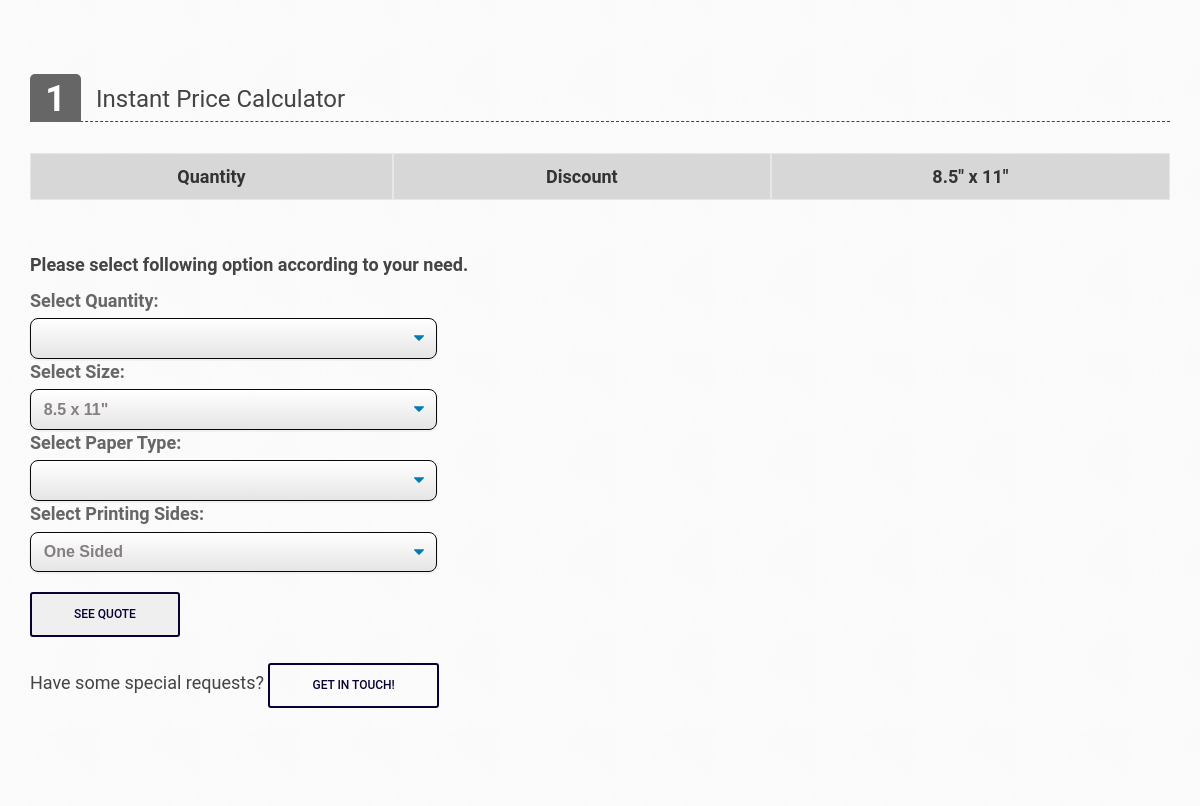
The page /business-stationary/letterhead-detail (middle part) on the database as committed earlier.
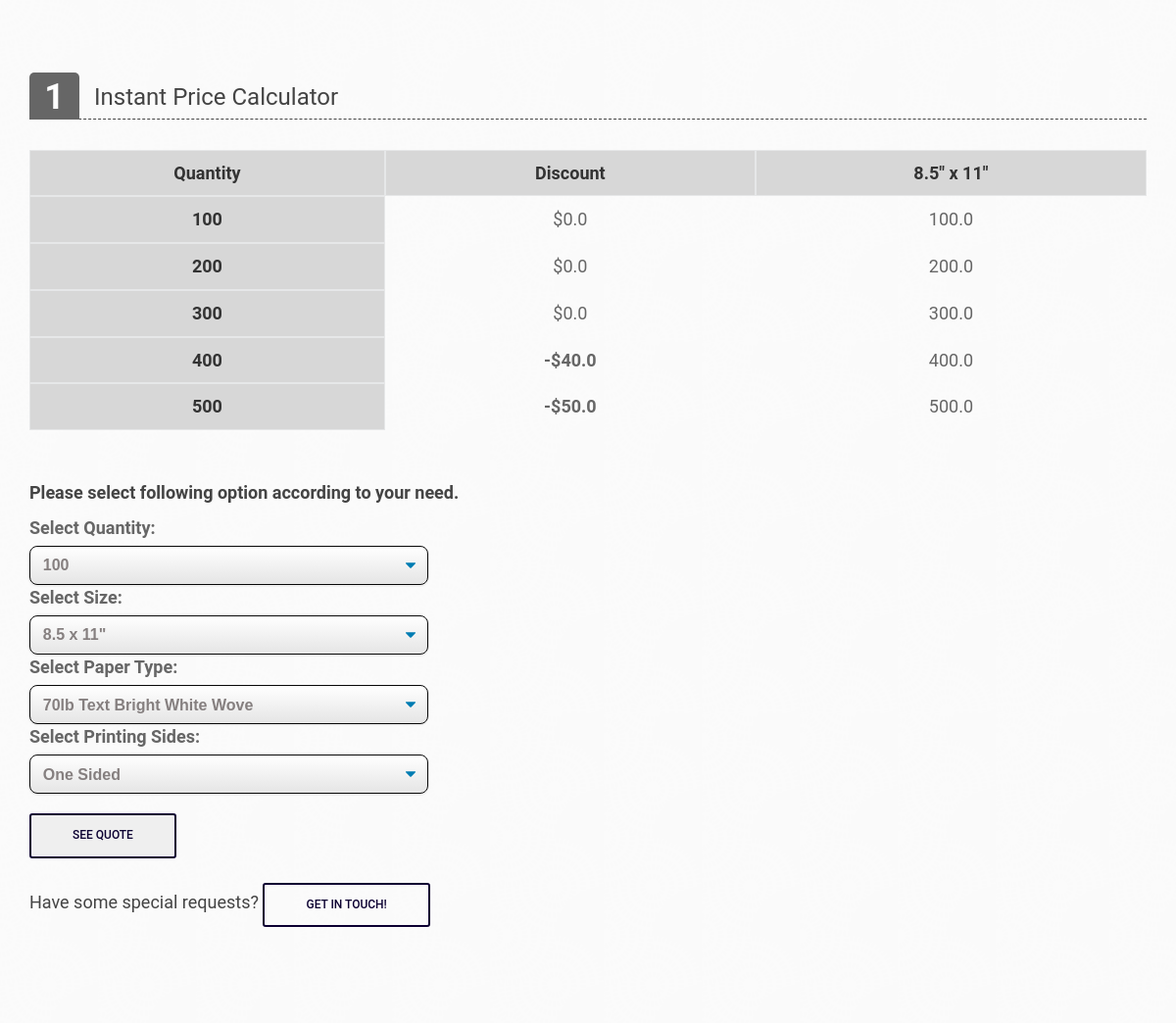
The same page on the database as committed later.
### Business_Stationary/models.py (models this page shows, shortened)
class LetterHeads(models.Model):
    Quantity = models.PositiveIntegerField(default=0, blank=False, editable=True)
    Eight_By_Five_By_Eleven = models.FloatField(default=0, blank=False, editable=True, validators=[MinValueValidator(0.0)], verbose_name = '8.5" x 11"')
    Discount = models.FloatField(default=0, blank=False, editable=True, validators=[MinValueValidator(0.0)], verbose_name = 'Discount')
    Template = models.FileField(upload_to='static/Business_Stationary_Templates', max_length=256, blank=True)
    class Meta:
        verbose_name = "2 - LetterHead"

### Business_Stationary/views.py (the view)
# urls.py: path('letterhead-detail', Letterhead_detail, name='letterhead-detail'),
def Letterhead_detail(request):
    product = bs_products.objects.get(id=2)
    table = LetterHeads.objects.all()
    b_object = b_products.objects.all()
    bc_object = bc_products.objects.all()
    bs_object = bs_products.objects.all()
    lf_object = lf_products.objects.all()
    mp_object = mp_products.objects.all()
    urls_bc_aside = ["/business-cards/business-card-detail" , "/business-cards/edge-painted-detail", "/business-cards/foil-business-card-detail","/business-cards/raised-spot-uv-business-card-detail", "/business-cards/pantone-business-cards-detail", "/business-cards/plastic-business-cards-detail", "/business-cards/raised-ink-business-cards-detail"]
    urls_bs_aside =  ["envelopes-detail", "letterhead-detail", "notepad-detail"]
    urls_lf_aside = ["/large-format/floor-stickers-detail", "/large-format/foamcore-poster-detail", "/large-format/poster-printing-detail", "/large-format/retractable-banners-detail", "/large-format/table-cover-detail"]
    urls_mp_aside = ["/marketing-products/calenders-detail", "/marketing-products/brouchers-flyers-detail" , "/marketing-products/postcards-detail", "/marketing-products/hangtags-detail", "/marketing-products/labels-and-stickers-detail" , "/marketing-products/ncr-forms-detail" , "/marketing-products/presentation-folder-detail", "custom-holiday-cards-detail"]
    b_urls = ["/boxes/pillow-boxes-detail", "/boxes/gable-boxes-detail" ,"/boxes/window-boxes-detail", "/boxes/mailer-boxes-detail" , "/boxes/kraft-boxes-detail", "/boxes/cosmetics-boxes-detail" ,"/boxes/sleeve-boxes-detail", "/boxes/display-boxes-detail", "/boxes/beverage-boxes-detail", "/boxes/candle-boxes-detail", "/boxes/auto-parts-boxes-detail", "/boxes/pizza-boxes-detail"]
    b_aside = zip(b_urls,b_object)
    mp_aside = zip(urls_mp_aside, mp_object)
    bs_aside = zip(urls_bs_aside, bs_object)
    bc_aside = zip(urls_bc_aside,bc_object)
    lf_aside = zip(urls_lf_aside, lf_object)
    menu = LetterHeads.objects.all()
    menu1 = Extra_features.objects.all()
    if request.POST:
        var = request.POST
        quantity = var['quantity']
        size = var['size']
        paper_type = var['paper_type']
        sides = var['sides']
        size_quantity_query = LetterHeads.objects.filter(Quantity=quantity).values('Eight_By_Five_By_Eleven')
        paper_price_query = Extra_features.objects.filter(paper_type=paper_type).values('paper_type_price')
        discount_query = LetterHeads.objects.filter(Quantity=quantity).values('Discount')
        print(paper_price_query)
        if sides == 'two_sided':
            sides_query = Extra_features.objects.filter(paper_type=paper_type).values('second_side_price')
            for u in sides_query:
                price_side = u['second_side_price']
                break
        else:
            price_side = 0
        for i in paper_price_query:
            price_paper = i['paper_type_price']
            print(price_paper)
        for o in size_quantity_query:
            price_size_quantity = o['Eight_By_Five_By_Eleven']
        for y in discount_query:
            price_discount = y['Discount']
        total_price = ((float(price_paper) * float(quantity)) + (float(price_side) * float(quantity)) + price_size_quantity) - price_discount
        extra_f_dict = {"Size": size,
                        "paper_type": paper_type,
                        "sides": sides}
        request.session['invoice'] = total_price
        request.session['label'] = product.Label
        request.session['discount'] = price_discount
        request.session['id'] = 2
        request.session['cat'] = 'bs_products'
        request.session['extra_f'] = extra_f_dict
        request.session['quantity'] = quantity
        print('Form Submitted')
    else:
        total_price = 0
        request.session['invoice'] = 0
        request.session['label'] = ' '
        request.session['discount'] = 0
        request.session['id'] = 1
        request.session['quantity'] = 0
        request.session['cat'] = 'bc_products'
        print('Form not submitted')
    context = {
        'total_price' : total_price,
        "menu": menu,
        "menu1": menu1,
        "table" : table,
        "bc_product" : bc_object,
        "bs_product" : bs_object,
        "lf_product" : lf_object,
        "mp_product" : mp_object,
        "label" : product.Label,
        "Description": product.Description,
        "image1" : product.image1,
        "image2" : product.image2,
        "image3" : product.image3,
        "bc_aside"   : bc_aside,
        "bs_aside" : bs_aside,
        "lf_aside": lf_aside,
        "b_aside": b_aside,
        "mp_aside": mp_aside,
    }
    if request.POST:
        return redirect('checkout')
    return render( request, "Business_Stationary/letterhead.html", context )

### Business_Stationary/templates/Business_Stationary/letterhead.html (shortened to what the changed rows need)
{% extends 'base.html' %}
{% load static %}
{% block content %}
<main class="main" id="product-detail">
    <section class="add-to-cart-w">
        <div class="container">
            <div class="row">
                <div class="col-md-12 col-sm-12 product-options">
                    <div class="row">
                        <div class="option-grib-w col-md-12">
                            <div class="scroll-pane horizontal-only">
                                <table>
                                    <tr class="strikeout">
                                        <th>Quantity</th>
                                        <th>Discount</th>
                                        <th rowspan="1"> 8.5" x 11"</th>
                                    </tr>
                                    {% for table in table %}
                                    <tr>
                                        <th>{{ table.Quantity }} </th>
                                        <td>
                                            {% if table.Discount %}
                                            <strong> -${{ table.Discount }} </strong>
                                            {% else %}
                                            ${{ table.Discount }}
                                           {% endif %}
                                        </td>
                                        <td>
                                            {{ table.Eight_By_Five_By_Eleven }}
                                        </td>
                                    </tr>
                                    {% endfor %}
                                </table>
                            </div>
                        </div>
                    </div>
                    <br>
                    <br>
                    <form method="POST" id="product-detail-form">
                        <div class="options-list-w">
                            <div class="row">
                                <div class="block-options col-md-4 col-sm-5">
                                    <div class="options-col">
                                        <label for="cars">Select Quantity:</label>
                                        <select class="select-css" name="quantity">
                                            {% for menu in menu %}
                                            <option value="{{ menu.Quantity }}">{{ menu.Quantity }}</option>
                                            {% endfor %}
                                        </select>
                                    </div>
                                </div>
                            </div>
                            <div class="row">
                                <div class="block-options col-md-4 col-sm-5">
                                    <div class="options-col">
                                        <label for="cars">Select Paper Type:</label>
                                        <select class="select-css" name="paper_type">
                                            {% for menu1 in menu1 %}
                                            {% if menu1.paper_type %}
                                            <option value="{{  menu1.paper_type }}">{{ menu1.paper_type }}</option>
                                            {% endif %}
                                            {% endfor %}
                                        </select>
                                    </div>
                                </div>
                            </div>
                        </div>
                    </form>
                    <br>
                </div>
            </div>
        </div>
    </section>
</main>
{% endblock content %}

Rows that differ between the two databases and show on the page:
added LetterHeads: Quantity "100", Discount "0.0", Eight_By_Five_By_Eleven "100.0"
added LetterHeads: Quantity "200", Discount "0.0", Eight_By_Five_By_Eleven "200.0"
added LetterHeads: Quantity "300", Discount "0.0", Eight_By_Five_By_Eleven "300.0"
added LetterHeads: Quantity "400", Discount "40.0", Eight_By_Five_By_Eleven "400.0"
added LetterHeads: Quantity "500", Discount "50.0", Eight_By_Five_By_Eleven "500.0"
Other text that changed with them:
form field quantity: (not shown) → "100"
form field paper_type: (not shown) → "70lb Text Bright White Wove"
